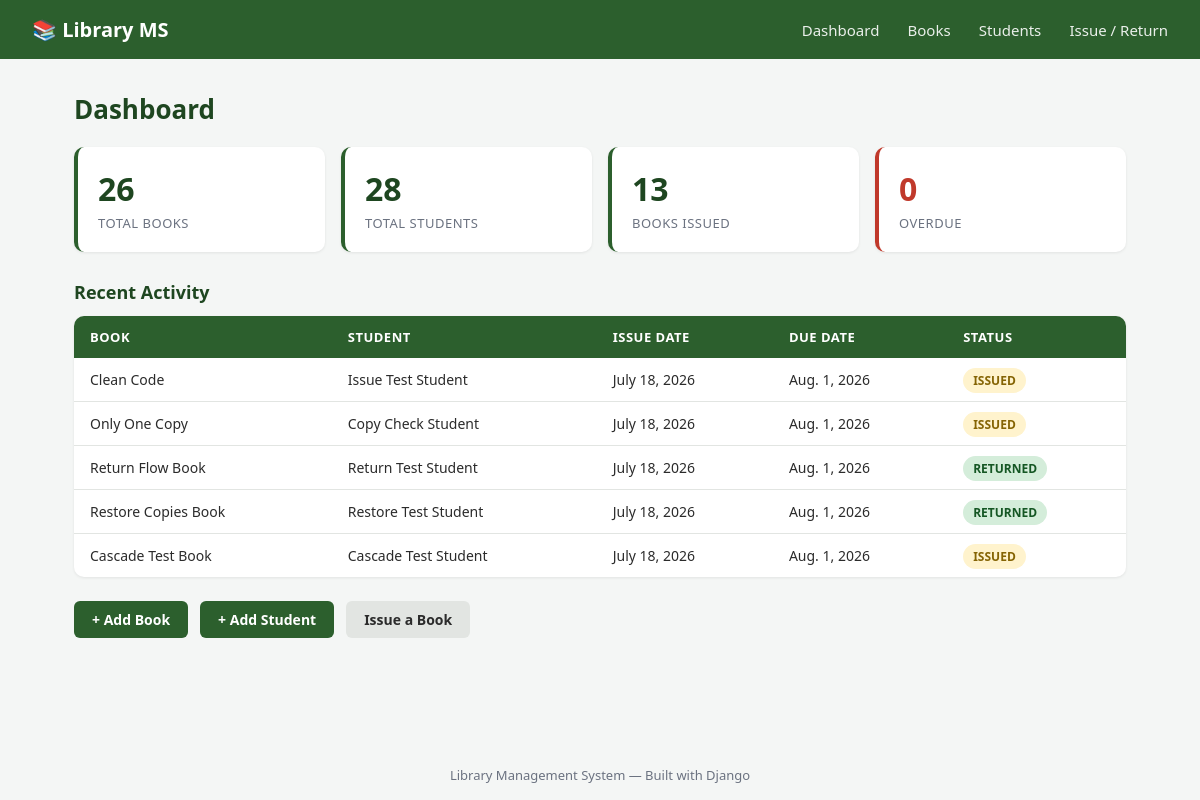
The page / on the database its author committed.
### library/models.py (models this page shows, shortened)
class IssueRecord(models.Model):
    STATUS_CHOICES = [
        ('ISSUED', 'Issued'),
        ('RETURNED', 'Returned'),
        ('OVERDUE', 'Overdue'),
    ]
    book = models.ForeignKey(Book, on_delete=models.CASCADE, related_name='issue_records')
    student = models.ForeignKey(Student, on_delete=models.CASCADE, related_name='issue_records')
    issue_date = models.DateField(auto_now_add=True)
    due_date = models.DateField(blank=True, null=True)
    return_date = models.DateField(blank=True, null=True)
    status = models.CharField(max_length=10, choices=STATUS_CHOICES, default='ISSUED')
    @property
    def is_overdue(self):
        if self.status == 'ISSUED' and self.due_date and timezone.now().date() > self.due_date:
            return True
        return False

class Book(models.Model):
    title = models.CharField(max_length=200)
    author = models.CharField(max_length=150)
    isbn = models.CharField(max_length=20, unique=True)
    category = models.CharField(max_length=100, blank=True)
    total_copies = models.PositiveIntegerField(default=1)
    available_copies = models.PositiveIntegerField(default=1)
    added_on = models.DateField(auto_now_add=True)

class Student(models.Model):
    name = models.CharField(max_length=150)
    roll_number = models.CharField(max_length=30, unique=True)
    email = models.EmailField(blank=True)
    phone = models.CharField(max_length=15, blank=True)
    joined_on = models.DateField(auto_now_add=True)

### library/views.py (the view)
# urls.py: path('', views.dashboard, name='dashboard'),
def dashboard(request):
    total_books = Book.objects.count()
    total_students = Student.objects.count()
    books_issued = IssueRecord.objects.filter(status='ISSUED').count()
    overdue = [r for r in IssueRecord.objects.filter(status='ISSUED') if r.is_overdue]
    context = {
        'total_books': total_books,
        'total_students': total_students,
        'books_issued': books_issued,
        'overdue_count': len(overdue),
        'recent_issues': IssueRecord.objects.order_by('-issue_date')[:5],
    }
    return render(request, 'library/dashboard.html', context)

### library/templates/library/dashboard.html (shortened to what this page needs)
{% extends 'library/base.html' %}
{% block content %}
<h1 class="page-title">Dashboard</h1>
<div class="stats-grid">
    <div class="stat-card">
        <span class="stat-number">{{ total_books }}</span>
        <span class="stat-label">Total Books</span>
    </div>
    <div class="stat-card">
        <span class="stat-number">{{ total_students }}</span>
        <span class="stat-label">Total Students</span>
    </div>
    <div class="stat-card">
        <span class="stat-number">{{ books_issued }}</span>
        <span class="stat-label">Books Issued</span>
    </div>
    <div class="stat-card stat-danger">
        <span class="stat-number">{{ overdue_count }}</span>
        <span class="stat-label">Overdue</span>
    </div>
</div>
<h2 class="section-title">Recent Activity</h2>
<table class="data-table">
    <thead>
        <tr>
            <th>Book</th>
            <th>Student</th>
            <th>Issue Date</th>
            <th>Due Date</th>
            <th>Status</th>
        </tr>
    </thead>
    <tbody>
        {% for record in recent_issues %}
        <tr>
            <td>{{ record.book.title }}</td>
            <td>{{ record.student.name }}</td>
            <td>{{ record.issue_date }}</td>
            <td>{{ record.due_date }}</td>
            <td><span class="badge badge-{{ record.status|lower }}">{{ record.status }}</span></td>
        </tr>
        {% empty %}
        <tr><td colspan="5" class="empty-row">No records yet.</td></tr>
        {% endfor %}
    </tbody>
</table>
<div class="quick-actions">
    <a href="{% url 'book_add' %}" class="btn btn-primary">+ Add Book</a>
    <a href="{% url 'student_add' %}" class="btn btn-primary">+ Add Student</a>
    <a href="{% url 'issue_book' %}" class="btn btn-secondary">Issue a Book</a>
</div>
{% endblock %}

### library/templates/library/base.html (shortened to what this page needs)
{% load static %}
<!DOCTYPE html>
<html lang="en">
<head>
    <link rel="stylesheet" href="{% static 'library/css/style.css' %}">
</head>
<body>
    <nav class="navbar">
        <div class="nav-brand">📚 Library MS</div>
        <div class="nav-links">
            <a href="{% url 'dashboard' %}">Dashboard</a>
            <a href="{% url 'book_list' %}">Books</a>
            <a href="{% url 'student_list' %}">Students</a>
            <a href="{% url 'issue_list' %}">Issue / Return</a>
        </div>
    </nav>
    <main class="container">
        {% block content %}{% endblock %}
    </main>
    <footer class="footer">
        <p>Library Management System &mdash; Built with Django</p>
    </footer>
</body>
</html>

### library/static/library/css/style.css (style rules this page uses)
:root { --primary: #2c5f2d; --primary-dark: #1e4620; --accent: #97bc62; --danger: #c0392b; --bg: #f4f6f5; --card-bg: #ffffff; --text: #2b2b2b; --text-light: #6b7280; --border: #e2e5e2; }
* { margin: 0; padding: 0; box-sizing: border-box; }
body { font-family: 'Segoe UI', Roboto, -apple-system, sans-serif; background: var(--bg); color: var(--text); min-height: 100vh; display: flex; flex-direction: column; }
.navbar { background: var(--primary); color: white; padding: 16px 32px; display: flex; justify-content: space-between; align-items: center; flex-wrap: wrap; }
.nav-brand { font-size: 20px; font-weight: 700; }
.nav-links a { color: white; text-decoration: none; margin-left: 24px; font-size: 15px; opacity: 0.9; transition: opacity 0.2s; }
.container { flex: 1; max-width: 1100px; width: 100%; margin: 0 auto; padding: 32px 24px; }
.page-title { font-size: 26px; color: var(--primary-dark); margin-bottom: 20px; }
.section-title { font-size: 18px; color: var(--primary-dark); margin: 28px 0 12px; }
.stats-grid { display: grid; grid-template-columns: repeat(auto-fit, minmax(160px, 1fr)); gap: 16px; margin-bottom: 12px; }
.stat-card { background: var(--card-bg); border-radius: 10px; padding: 20px; box-shadow: 0 1px 3px rgba(0,0,0,0.08); display: flex; flex-direction: column; gap: 4px; border-left: 4px solid var(--primary); }
.stat-card.stat-danger { border-left-color: var(--danger); }
.stat-number { font-size: 32px; font-weight: 700; color: var(--primary-dark); }
.stat-card.stat-danger .stat-number { color: var(--danger); }
.stat-label { font-size: 13px; color: var(--text-light); text-transform: uppercase; letter-spacing: 0.5px; }
.data-table { width: 100%; background: var(--card-bg); border-collapse: collapse; border-radius: 10px; overflow: hidden; box-shadow: 0 1px 3px rgba(0,0,0,0.08); }
.data-table th { background: var(--primary); color: white; text-align: left; padding: 12px 16px; font-size: 13px; text-transform: uppercase; letter-spacing: 0.5px; }
.data-table td { padding: 12px 16px; border-bottom: 1px solid var(--border); font-size: 14px; }
.data-table tr:last-child td { border-bottom: none; }
.badge { padding: 4px 10px; border-radius: 20px; font-size: 12px; font-weight: 600; text-transform: uppercase; }
.badge-issued { background: #fff3cd; color: #856404; }
.badge-returned { background: #d4edda; color: #155724; }
.btn { display: inline-block; padding: 9px 18px; border-radius: 6px; text-decoration: none; font-size: 14px; font-weight: 600; cursor: pointer; border: none; transition: background 0.2s, transform 0.1s; }
.btn-primary { background: var(--primary); color: white; }
.btn-secondary { background: #e2e5e2; color: var(--text); }
.quick-actions { margin-top: 24px; display: flex; gap: 12px; flex-wrap: wrap; }
.footer { text-align: center; padding: 16px; color: var(--text-light); font-size: 13px; }

### rows shown on the page
IssueRecord: book "Clean Code", student.name "Issue Test Student", issue_date "July 18, 2026", due_date "Aug. 1, 2026", status "ISSUED"
IssueRecord: book "Only One Copy", student.name "Copy Check Student", issue_date "July 18, 2026", due_date "Aug. 1, 2026", status "ISSUED"
IssueRecord: book "Return Flow Book", student.name "Return Test Student", issue_date "July 18, 2026", due_date "Aug. 1, 2026", status "RETURNED"
IssueRecord: book "Restore Copies Book", student.name "Restore Test Student", issue_date "July 18, 2026", due_date "Aug. 1, 2026", status "RETURNED"
IssueRecord: book "Cascade Test Book", student.name "Cascade Test Student", issue_date "July 18, 2026", due_date "Aug. 1, 2026", status "ISSUED"

### other values the page prints
{{ total_books }} "26"
{{ total_students }} "28"
{{ books_issued }} "13"
{{ overdue_count }} "0"
